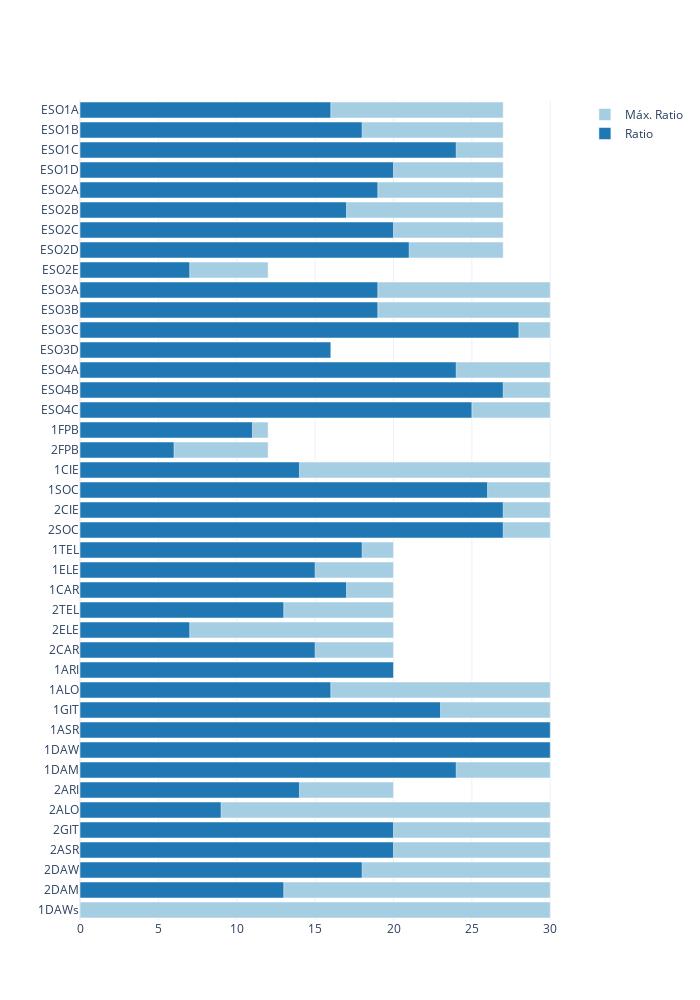

Notebook cell for this chart:
### Markdown cell above
## Nivel de ocupación por grupos

### Code cell
myplotly.hbar((dfc['max_ratio'], dfc['ratio']), dfc.index, trace_names=('Máx. Ratio', 'Ratio'))

### Figure 1 — Plotly figure (JSON) as saved in the notebook; plotly's stock layout.template omitted (floating-point values rounded to 4 significant figures)
{"data": [{"marker": {"color": "rgb(166,206,227)"}, "name": "Máx. Ratio", "orientation": "h", "type": "bar", "x": [27, 27, 27, 27, 27, 27, 27, 27, 12, 30, 30, 30, 15, 30, 30, 30, 12, 12, 30, 30, 30, 30, 20, 20, 20, 20, 20, 20, 20, 30, 30, 30, 30, 30, 20, 30, 30, 30, 30, 30, 30], "y": ["ESO1A", "ESO1B", "ESO1C", "ESO1D", "ESO2A", "ESO2B", "ESO2C", "ESO2D", "ESO2E", "ESO3A", "ESO3B", "ESO3C", "ESO3D", "ESO4A", "ESO4B", "ESO4C", "1FPB", "2FPB", "1CIE", "1SOC", "2CIE", "2SOC", "1TEL", "1ELE", "1CAR", "2TEL", "2ELE", "2CAR", "1ARI", "1ALO", "1GIT", "1ASR", "1DAW", "1DAM", "2ARI", "2ALO", "2GIT", "2ASR", "2DAW", "2DAM", "1DAWs"]}, {"marker": {"color": "rgb(31,120,180)"}, "name": "Ratio", "orientation": "h", "type": "bar", "x": [16, 18, 24, 20, 19, 17, 20, 21, 7, 19, 19, 28, 16, 24, 27, 25, 11, 6, 14, 26, 27, 27, 18, 15, 17, 13, 7, 15, 20, 16, 23, 30, 30, 24, 14, 9, 20, 20, 18, 13, null], "y": ["ESO1A", "ESO1B", "ESO1C", "ESO1D", "ESO2A", "ESO2B", "ESO2C", "ESO2D", "ESO2E", "ESO3A", "ESO3B", "ESO3C", "ESO3D", "ESO4A", "ESO4B", "ESO4C", "1FPB", "2FPB", "1CIE", "1SOC", "2CIE", "2SOC", "1TEL", "1ELE", "1CAR", "2TEL", "2ELE", "2CAR", "1ARI", "1ALO", "1GIT", "1ASR", "1DAW", "1DAM", "2ARI", "2ALO", "2GIT", "2ASR", "2DAW", "2DAM", "1DAWs"]}], "layout": {"barmode": "overlay", "height": 1000, "title": {"text": ""}, "width": 700, "xaxis": {"autorange": true, "range": [0, 31.58], "type": "linear"}, "yaxis": {"autorange": true, "range": [40.5, -0.5], "type": "category"}}}
